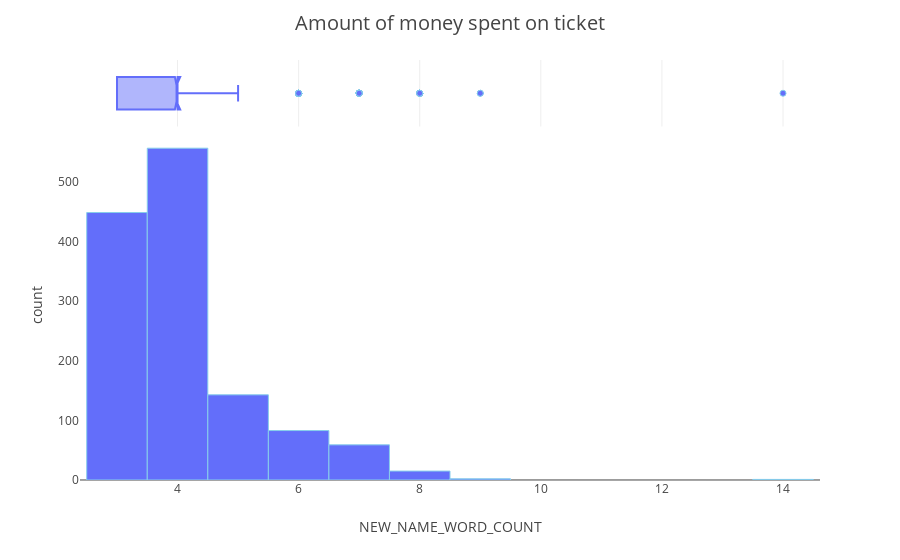

The cell this chart's notebook holds for it:
### Code cell
fig = px.histogram(train_df, x='NEW_NAME_WORD_COUNT', opacity=1, marginal='box')
fig.update_traces(marker=dict(line=dict(color='skyblue', width=1)))
fig.update_layout(title_text='Amount of money spent on ticket', template='ygridoff',
                  title_x=0.5, title_font=dict(size=20))
fig.show()

### Figure 1 — Plotly figure (JSON) as saved in the notebook; plotly's stock layout.template omitted (floating-point values rounded to 4 significant figures; data arrays with more than 128 entries replaced by an {"elided": "..."} marker saying what was removed)
{"data": [{"alignmentgroup": "True", "bingroup": "x", "hovertemplate": "NEW_NAME_WORD_COUNT=%{x}<br>count=%{y}<extra></extra>", "legendgroup": "", "marker": {"color": "#636efa", "line": {"color": "skyblue", "width": 1}, "opacity": 1, "pattern": {"shape": ""}}, "name": "", "offsetgroup": "", "orientation": "v", "showlegend": false, "type": "histogram", "x": {"elided": "1309 int values"}, "xaxis": "x", "yaxis": "y"}, {"alignmentgroup": "True", "hovertemplate": "NEW_NAME_WORD_COUNT=%{x}<extra></extra>", "legendgroup": "", "marker": {"color": "#636efa", "line": {"color": "skyblue", "width": 1}}, "name": "", "notched": true, "offsetgroup": "", "showlegend": false, "type": "box", "x": {"elided": "1309 int values"}, "xaxis": "x2", "yaxis": "y2"}], "layout": {"barmode": "relative", "legend": {"tracegroupgap": 0}, "margin": {"t": 60}, "title": {"font": {"size": 20}, "text": "Amount of money spent on ticket", "x": 0.5}, "xaxis": {"anchor": "y", "domain": [0, 1], "title": {"text": "NEW_NAME_WORD_COUNT"}}, "xaxis2": {"anchor": "y2", "domain": [0, 1], "matches": "x", "showgrid": true, "showticklabels": false}, "yaxis": {"anchor": "x", "domain": [0, 0.8316], "title": {"text": "count"}}, "yaxis2": {"anchor": "x2", "domain": [0.8416, 1], "matches": "y2", "showgrid": false, "showline": false, "showticklabels": false, "ticks": ""}}}
